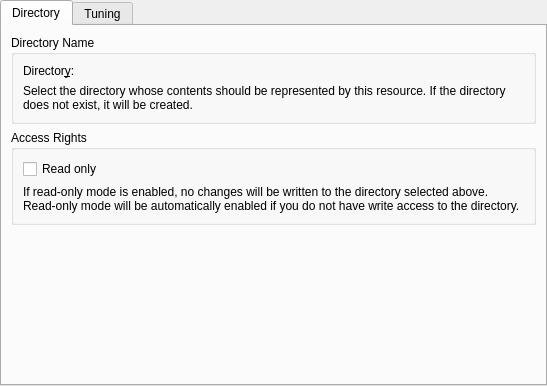
<?xml version="1.0" encoding="UTF-8"?>
<ui version="4.0">
 <class>SettingsDialog</class>
 <widget class="QWidget" name="SettingsDialog">
  <property name="geometry">
   <rect>
    <x>0</x>
    <y>0</y>
    <width>547</width>
    <height>386</height>
   </rect>
  </property>
  <layout class="QVBoxLayout" name="verticalLayout">
   <property name="leftMargin">
    <number>0</number>
   </property>
   <property name="topMargin">
    <number>0</number>
   </property>
   <property name="rightMargin">
    <number>0</number>
   </property>
   <property name="bottomMargin">
    <number>0</number>
   </property>
   <item>
    <widget class="QTabWidget" name="tabWidget">
     <property name="toolTip">
      <string>Directory settings of the resource.</string>
     </property>
     <property name="whatsThis">
      <string>Select settings of the directory whose contents should be represented by this resource.</string>
     </property>
     <property name="currentIndex">
      <number>0</number>
     </property>
     <widget class="QWidget" name="tab">
      <attribute name="title">
       <string>Directory</string>
      </attribute>
      <layout class="QVBoxLayout" name="verticalLayout_4">
       <item>
        <widget class="QGroupBox" name="groupBox_2">
         <property name="title">
          <string>Directory Name</string>
         </property>
         <layout class="QVBoxLayout" name="verticalLayout_3">
          <item>
           <layout class="QHBoxLayout" name="horizontalLayout">
            <item>
             <widget class="QLabel" name="label">
              <property name="text">
               <string>Director&amp;y:</string>
              </property>
              <property name="buddy">
               <cstring>kcfg_Path</cstring>
              </property>
             </widget>
            </item>
            <item>
             <widget class="KUrlRequester" name="kcfg_Path"/>
            </item>
           </layout>
          </item>
          <item>
           <widget class="QLabel" name="label_3">
            <property name="text">
             <string>Select the directory whose contents should be represented by this resource. If the directory does not exist, it will be created.</string>
            </property>
            <property name="wordWrap">
             <bool>true</bool>
            </property>
           </widget>
          </item>
         </layout>
        </widget>
       </item>
       <item>
        <widget class="QGroupBox" name="groupBox">
         <property name="title">
          <string>Access Rights</string>
         </property>
         <layout class="QVBoxLayout" name="verticalLayout_2">
          <item>
           <widget class="QCheckBox" name="kcfg_ReadOnly">
            <property name="toolTip">
             <string>If read-only mode is enabled, no changes will be written to the directory selected above.</string>
            </property>
            <property name="whatsThis">
             <string>If read-only mode is enabled, no changes will be written to the directory selected above. Read-only mode will be automatically enabled if you do not have write access to the directory.</string>
            </property>
            <property name="text">
             <string>Read only</string>
            </property>
           </widget>
          </item>
          <item>
           <widget class="QLabel" name="label_2">
            <property name="text">
             <string>If read-only mode is enabled, no changes will be written to the directory selected above. Read-only mode will be automatically enabled if you do not have write access to the directory.</string>
            </property>
            <property name="wordWrap">
             <bool>true</bool>
            </property>
           </widget>
          </item>
         </layout>
        </widget>
       </item>
       <item>
        <spacer name="verticalSpacer">
         <property name="orientation">
          <enum>Qt::Vertical</enum>
         </property>
         <property name="sizeHint" stdset="0">
          <size>
           <width>20</width>
           <height>4</height>
          </size>
         </property>
        </spacer>
       </item>
      </layout>
     </widget>
     <widget class="QWidget" name="tab_2">
      <attribute name="title">
       <string>Tuning</string>
      </attribute>
      <layout class="QVBoxLayout" name="verticalLayout_5">
       <item>
        <widget class="QLabel" name="label_4">
         <property name="text">
          <string>The options on this page allow you to change parameters that balance data safety and consistency against performance. In general you should be careful with changing anything here, the defaults are good enough in most cases.</string>
         </property>
         <property name="wordWrap">
          <bool>true</bool>
         </property>
        </widget>
       </item>
       <item>
        <layout class="QHBoxLayout" name="horizontalLayout_2">
         <item>
          <widget class="QLabel" name="autosaveLabel">
           <property name="text">
            <string>Autosave delay:</string>
           </property>
          </widget>
         </item>
         <item>
          <widget class="KPluralHandlingSpinBox" name="kcfg_AutosaveInterval">
           <property name="toolTip">
            <string>Autosave interval time (in minutes).</string>
           </property>
           <property name="whatsThis">
            <string>Select autosave interval time for the resource data (in minutes).</string>
           </property>
           <property name="minimum">
            <number>0</number>
           </property>
           <property name="value">
            <number>1</number>
           </property>
          </widget>
         </item>
         <item>
          <spacer name="horizontalSpacer">
           <property name="orientation">
            <enum>Qt::Horizontal</enum>
           </property>
           <property name="sizeHint" stdset="0">
            <size>
             <width>40</width>
             <height>20</height>
            </size>
           </property>
          </spacer>
         </item>
        </layout>
       </item>
       <item>
        <spacer name="verticalSpacer_2">
         <property name="orientation">
          <enum>Qt::Vertical</enum>
         </property>
         <property name="sizeHint" stdset="0">
          <size>
           <width>20</width>
           <height>138</height>
          </size>
         </property>
        </spacer>
       </item>
      </layout>
     </widget>
    </widget>
   </item>
  </layout>
 </widget>
 <customwidgets>
  <customwidget>
   <class>KUrlRequester</class>
   <extends>QFrame</extends>
   <header>kurlrequester.h</header>
   <container>1</container>
  </customwidget>
  <customwidget>
   <class>KPluralHandlingSpinBox</class>
   <extends>QSpinBox</extends>
   <header>KPluralHandlingSpinBox</header>
  </customwidget>
 </customwidgets>
 <resources/>
 <connections>
  <connection>
   <sender>kcfg_ReadOnly</sender>
   <signal>toggled(bool)</signal>
   <receiver>kcfg_AutosaveInterval</receiver>
   <slot>setDisabled(bool)</slot>
   <hints>
    <hint type="sourcelabel">
     <x>273</x>
     <y>205</y>
    </hint>
    <hint type="destinationlabel">
     <x>157</x>
     <y>101</y>
    </hint>
   </hints>
  </connection>
  <connection>
   <sender>kcfg_ReadOnly</sender>
   <signal>toggled(bool)</signal>
   <receiver>autosaveLabel</receiver>
   <slot>setDisabled(bool)</slot>
   <hints>
    <hint type="sourcelabel">
     <x>273</x>
     <y>205</y>
    </hint>
    <hint type="destinationlabel">
     <x>56</x>
     <y>101</y>
    </hint>
   </hints>
  </connection>
 </connections>
</ui>
